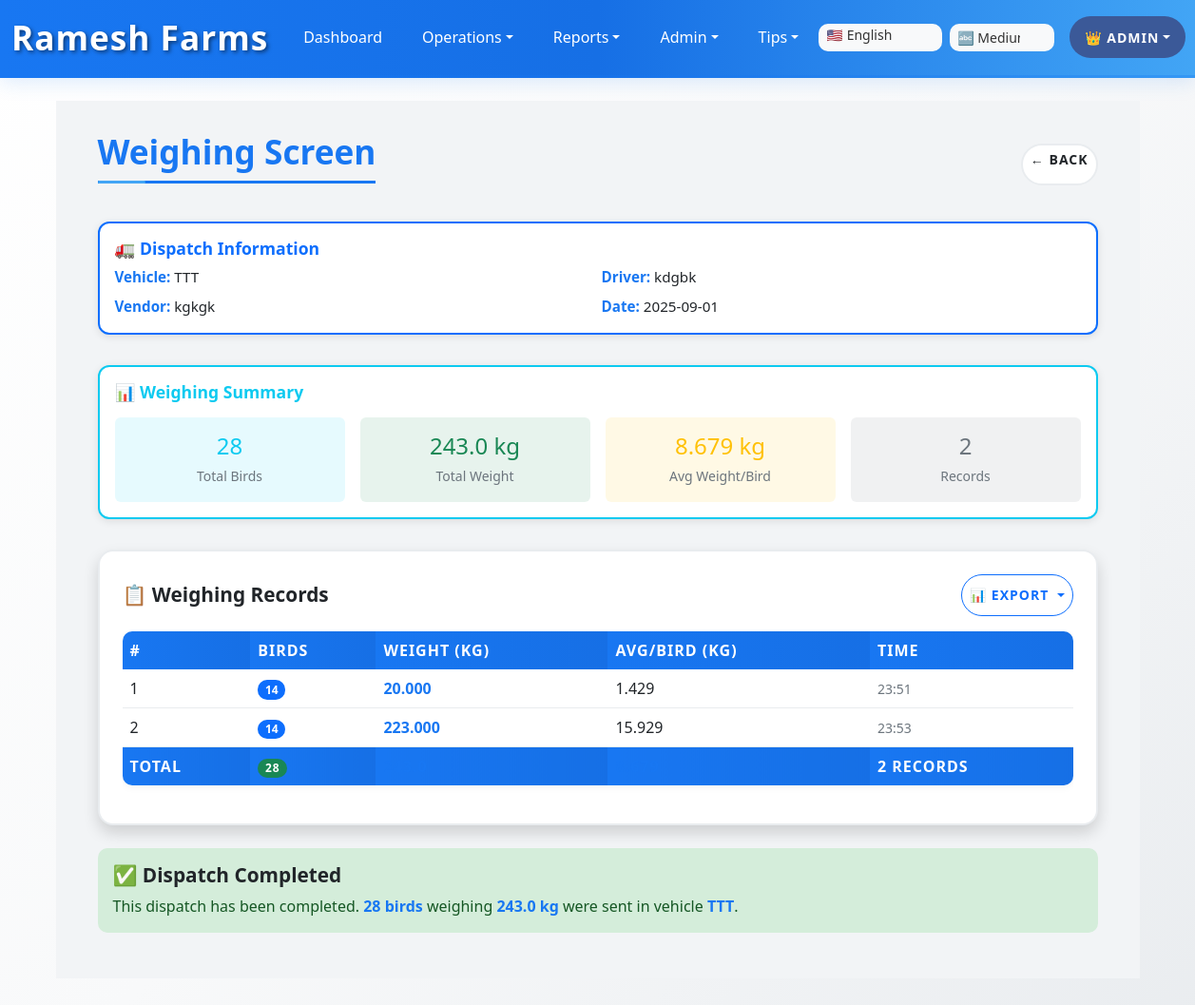
Page /weighing_screen/1 (signed in) on the earlier database version.
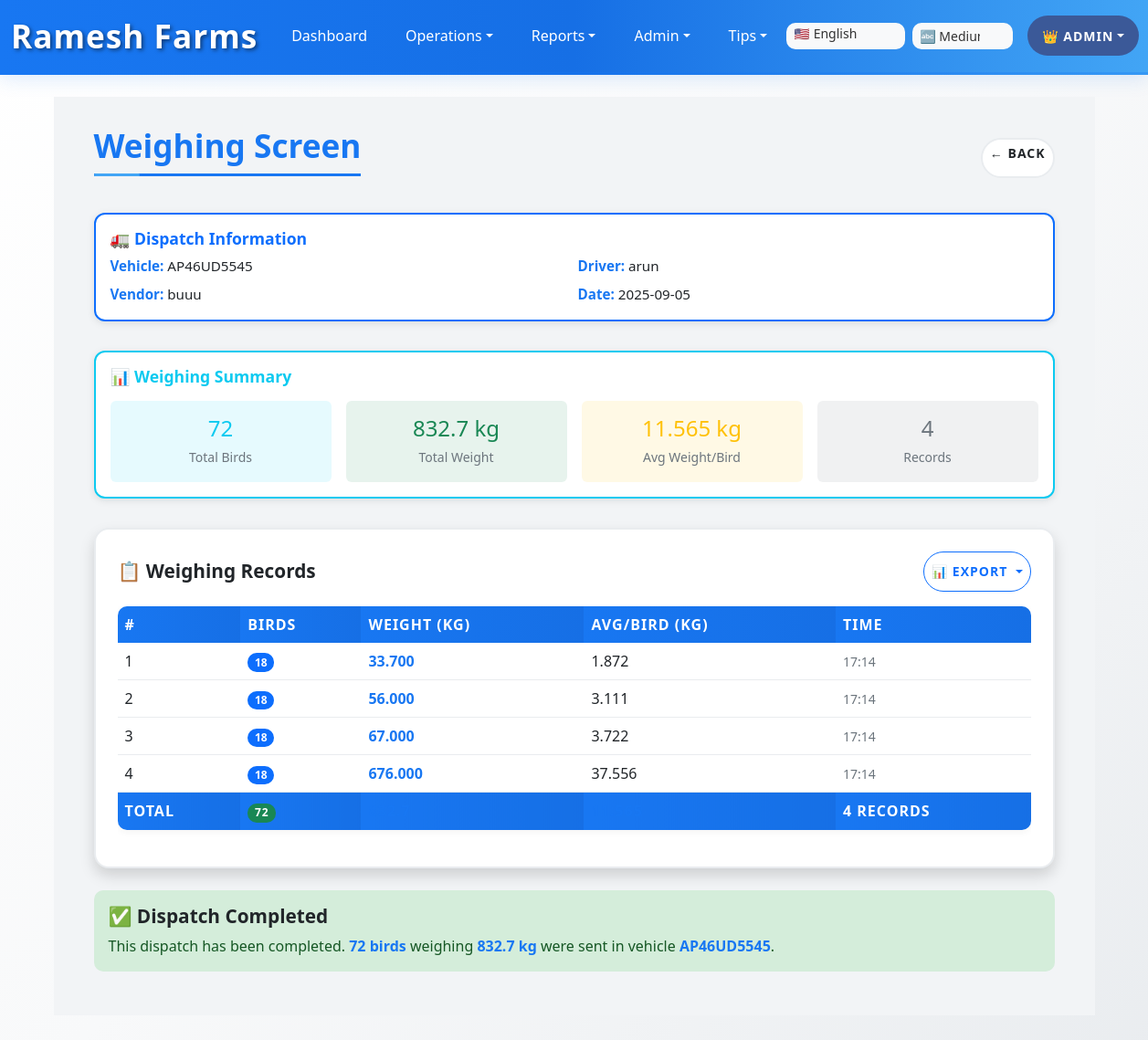
Same page on the later database version.
### app.py (models this page shows)
class BirdDispatch(db.Model):
    id = db.Column(db.Integer, primary_key=True)
    cycle_id = db.Column(db.Integer, nullable=False)
    vehicle_no = db.Column(db.String(50), nullable=False)
    driver_name = db.Column(db.String(120), nullable=False)
    dispatch_date = db.Column(db.String(20), nullable=False)
    dispatch_time = db.Column(db.String(20), nullable=False)
    vendor_name = db.Column(db.String(120))
    total_birds = db.Column(db.Integer, default=0)
    total_weight = db.Column(db.Float, default=0.0)  # kg
    avg_weight_per_bird = db.Column(db.Float, default=0.0)  # kg
    notes = db.Column(db.String(500))
    status = db.Column(db.String(20), default='active')  # 'active', 'completed'
    dispatch_ext1 = db.Column(db.String(500), nullable=True)  # For bird dispatch screen extensions
    dispatch_ext2 = db.Column(db.String(500), nullable=True)
    dispatch_ext3 = db.Column(db.Float, nullable=True)
    dispatch_ext4 = db.Column(db.Float, nullable=True)

class WeighingRecord(db.Model):
    id = db.Column(db.Integer, primary_key=True)
    dispatch_id = db.Column(db.Integer, nullable=False)
    serial_no = db.Column(db.Integer, nullable=False)
    no_of_birds = db.Column(db.Integer, nullable=False)
    weight = db.Column(db.Float, nullable=False)  # kg
    avg_weight_per_bird = db.Column(db.Float, default=0.0)  # kg
    timestamp = db.Column(db.String(20), nullable=False)
    weighing_ext1 = db.Column(db.String(500), nullable=True)  # For weighing screen extensions
    weighing_ext2 = db.Column(db.String(500), nullable=True)
    weighing_ext3 = db.Column(db.Float, nullable=True)
    weighing_ext4 = db.Column(db.Float, nullable=True)

### app.py (the view)
@app.route('/weighing_screen/<int:dispatch_id>')
@login_required
def weighing_screen(dispatch_id):
    dispatch = BirdDispatch.query.get_or_404(dispatch_id)
    cycle = get_active_cycle()
    if not cycle or dispatch.cycle_id != cycle.id:
        flash('Invalid dispatch record!', 'error')
        return redirect(url_for('bird_dispatch'))
    weighing_records = WeighingRecord.query.filter_by(dispatch_id=dispatch_id).order_by(WeighingRecord.serial_no).all()
    total_birds = sum(record.no_of_birds for record in weighing_records)
    total_weight = sum(record.weight for record in weighing_records)
    avg_weight_per_bird = round(total_weight / total_birds, 3) if total_birds > 0 else 0
    return render_template('weighing_screen.html',
                         dispatch=dispatch,
                         weighing_records=weighing_records,
                         total_birds=total_birds,
                         total_weight=total_weight,
                         avg_weight_per_bird=avg_weight_per_bird)

### app.py (called while the page is built)
def login_required(f):
    @wraps(f)
    def decorated_function(*args, **kwargs):
        if 'user_id' not in session:
            return redirect(url_for('login'))
        return f(*args, **kwargs)
    return decorated_function

def get_active_cycle():
    return Cycle.query.filter_by(status='active').order_by(Cycle.id.desc()).first()

### templates/weighing_screen.html (shortened to what the changed rows need)
{% extends "base.html" %}
{% block content %}
<div class="mobile-container">
  <div class="d-flex justify-content-between align-items-center mb-4">
    <h2 class="mobile-header text-center mb-mobile-3" data-i18n="weighing_screen_title">
    </h2>
  </div>
  <div class="mobile-section">
    <div class="mobile-card card border-primary">
      <div class="card-body p-mobile-2">
        <div class="mobile-content">
          <div class="row g-2">
            <div class="col-6">
              <strong>Vehicle:</strong> {{ dispatch.vehicle_no }}
            </div>
            <div class="col-6">
              <strong>Driver:</strong> {{ dispatch.driver_name }}
            </div>
            <div class="col-6">
              <strong>Vendor:</strong> {{ dispatch.vendor_name or 'N/A' }}
            </div>
            <div class="col-6">
              <strong>Date:</strong> {{ dispatch.dispatch_date }}
            </div>
          </div>
        </div>
      </div>
    </div>
  </div>
  <div class="mobile-section">
    <div class="mobile-card card border-info">
      <div class="card-body p-mobile-2">
        <div class="row g-3 text-center">
          <div class="col-6 col-md-3">
            <div class="p-3 bg-info bg-opacity-10 rounded">
              <div class="h4 mb-1 text-info">{{ total_birds }}</div>
              <small class="text-muted" data-i18n="total_birds">Total Birds</small>
            </div>
          </div>
          <div class="col-6 col-md-3">
            <div class="p-3 bg-success bg-opacity-10 rounded">
              <div class="h4 mb-1 text-success">{{ "%.1f"|format(total_weight) }} kg</div>
              <small class="text-muted" data-i18n="total_weight">Total Weight</small>
            </div>
          </div>
          <div class="col-6 col-md-3">
            <div class="p-3 bg-warning bg-opacity-10 rounded">
              <div class="h4 mb-1 text-warning">{{ "%.3f"|format(avg_weight_per_bird) }} kg</div>
              <small class="text-muted" data-i18n="avg_weight_per_bird">Avg Weight/Bird</small>
            </div>
          </div>
          <div class="col-6 col-md-3">
            <div class="p-3 bg-secondary bg-opacity-10 rounded">
              <div class="h4 mb-1 text-secondary">{{ weighing_records|length }}</div>
              <small class="text-muted" data-i18n="weighing_records">Records</small>
            </div>
          </div>
        </div>
      </div>
    </div>
  </div>
  {% if weighing_records %}
  <div class="card p-3 p-md-4 shadow rounded-4 mb-4">
    <div class="d-flex justify-content-between align-items-center mb-3">
      <h5 class="card-title mb-0">📋 Weighing Records</h5>
      <div class="btn-group btn-group-sm">
        <button type="button" class="btn btn-outline-primary dropdown-toggle" data-bs-toggle="dropdown">
          📊 Export
        </button>
      </div>
    </div>
    <div class="table-responsive d-none d-md-block">
      <table class="table table-hover">
        <thead class="table-light">
          <tr>
            <th>#</th>
            <th>Birds</th>
            <th>Weight (kg)</th>
            <th>Avg/Bird (kg)</th>
            <th>Time</th>
          </tr>
        </thead>
        <tbody>
          {% for record in weighing_records %}
          <tr>
            <td>{{ record.serial_no }}</td>
            <td><span class="badge bg-primary">{{ record.no_of_birds }}</span></td>
            <td><strong>{{ "%.3f"|format(record.weight) }}</strong></td>
            <td>{{ "%.3f"|format(record.avg_weight_per_bird) }}</td>
            <td><small class="text-muted timestamp-display" data-timestamp="{{ record.timestamp }}">{{ record.timestamp.split('T')[1][:5] if 'T' in record.timestamp else record.timestamp[:5] if ':' in record.timestamp else record.timestamp }}</small></td>
          </tr>
          {% endfor %}
        </tbody>
        <tfoot class="table-info">
          <tr>
            <th>Total</th>
            <th><span class="badge bg-success">{{ total_birds }}</span></th>
            <th><strong>{{ "%.1f"|format(total_weight) }}</strong></th>
            <th><strong>{{ "%.3f"|format(avg_weight_per_bird) }}</strong></th>
            <th colspan="{{ '2' if session.role == 'admin' and dispatch.status == 'active' else '1' }}">{{ weighing_records|length }} records</th>
          </tr>
        </tfoot>
      </table>
    </div>
  </div>
  {% endif %}
  {% if dispatch.status == 'active' and weighing_records %}
  <div class="card p-3 p-md-4 shadow rounded-4 mb-4 border-success">
    <div class="text-center">
      <h5 class="text-success mb-3">✅ Ready to Complete Dispatch</h5>
      <p class="text-muted mb-4">
        Once you complete the dispatch, the bird count will be deducted from the current cycle
        and this dispatch will be marked as completed.
      </p>
      <form method="POST" action="{{ url_for('complete_dispatch', dispatch_id=dispatch.id) }}"
            onsubmit="return confirm('Are you sure you want to complete this dispatch? This action cannot be undone.')">
        <button type="submit" class="btn btn-success btn-lg">
          ✅ Complete Dispatch ({{ total_birds }} birds, {{ "%.1f"|format(total_weight) }} kg)
        </button>
      </form>
    </div>
  </div>
  {% elif dispatch.status == 'completed' %}
  <div class="alert alert-success">
    <h5>✅ Dispatch Completed</h5>
    <p class="mb-0">
      This dispatch has been completed. <strong>{{ dispatch.total_birds }} birds</strong>
      weighing <strong>{{ "%.1f"|format(dispatch.total_weight) }} kg</strong> were sent
      in vehicle <strong>{{ dispatch.vehicle_no }}</strong>.
    </p>
  </div>
  {% endif %}
</div>
{% endblock %}

Differences in the rows shown:
changed BirdDispatch: vehicle_no "TTT" → "AP46UD5545"; driver_name "kdgbk" → "arun"; vendor_name "kgkgk" → "buuu"; dispatch_date "2025-09-01" → "2025-09-05"; total_birds "28" → "72"; total_weight "243.0" → "832.7"
changed WeighingRecord (number 1 of 4 on the later page): no_of_birds "14" → "18"; weight "20.000" → "33.700"; avg_weight_per_bird "1.429" → "1.872"; timestamp "23:51" → "17:14"
changed WeighingRecord (number 2 of 4 on the later page): no_of_birds "14" → "18"; weight "223.000" → "56.000"; avg_weight_per_bird "15.929" → "3.111"; timestamp "23:53" → "17:14"
added WeighingRecord: serial_no "3", no_of_birds "18", weight "67.000", avg_weight_per_bird "3.722", timestamp "17:14"
added WeighingRecord: serial_no "4", no_of_birds "18", weight "676.000", avg_weight_per_bird "37.556", timestamp "17:14"
Other differences:
{{ total_birds }}: "28" → "72"
{{ "%.1f"|format(total_weight) }}: "243.0" → "832.7"
{{ "%.3f"|format(avg_weight_per_bird) }}: "8.679" → "11.565"
{{ weighing_records|length }}: "2" → "4"
